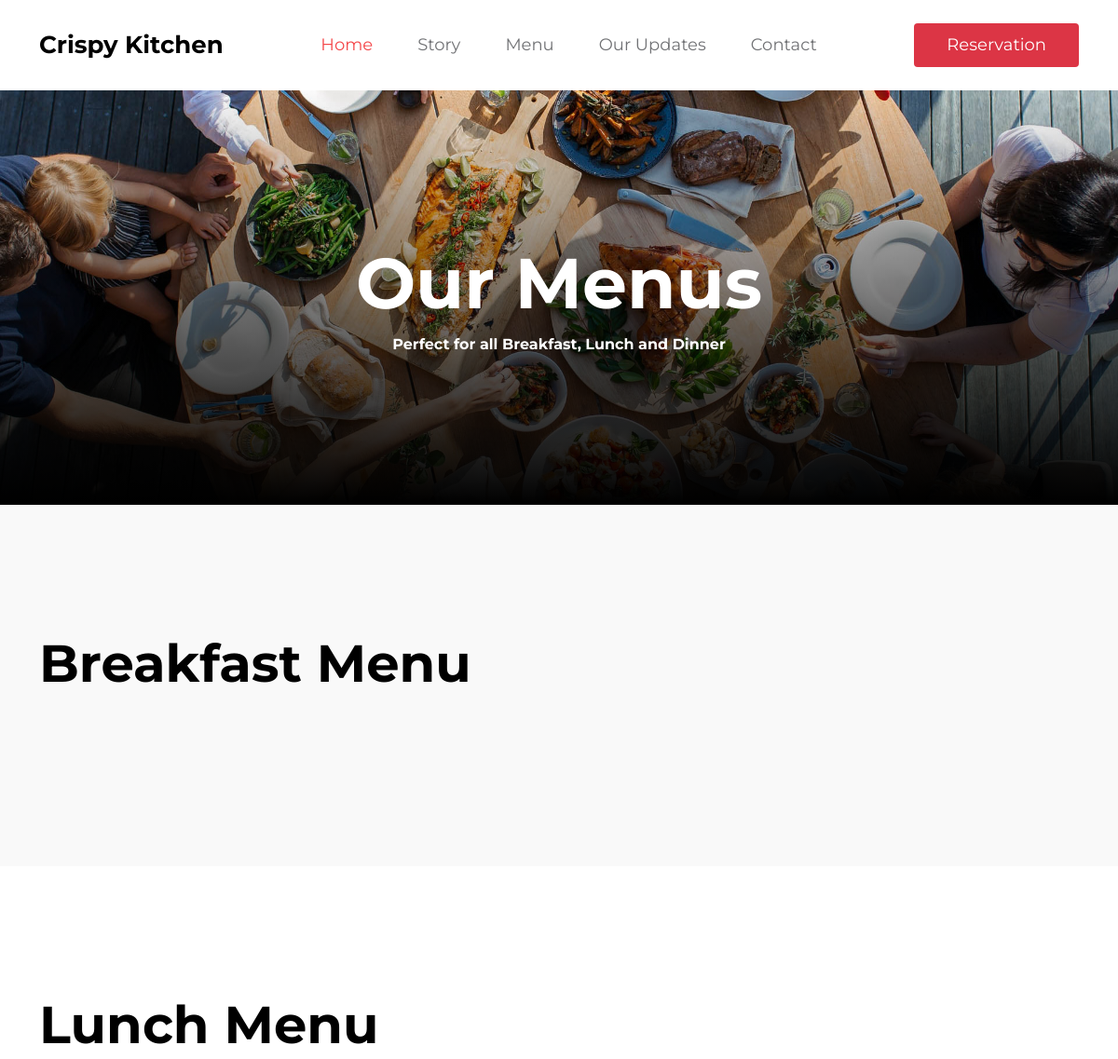
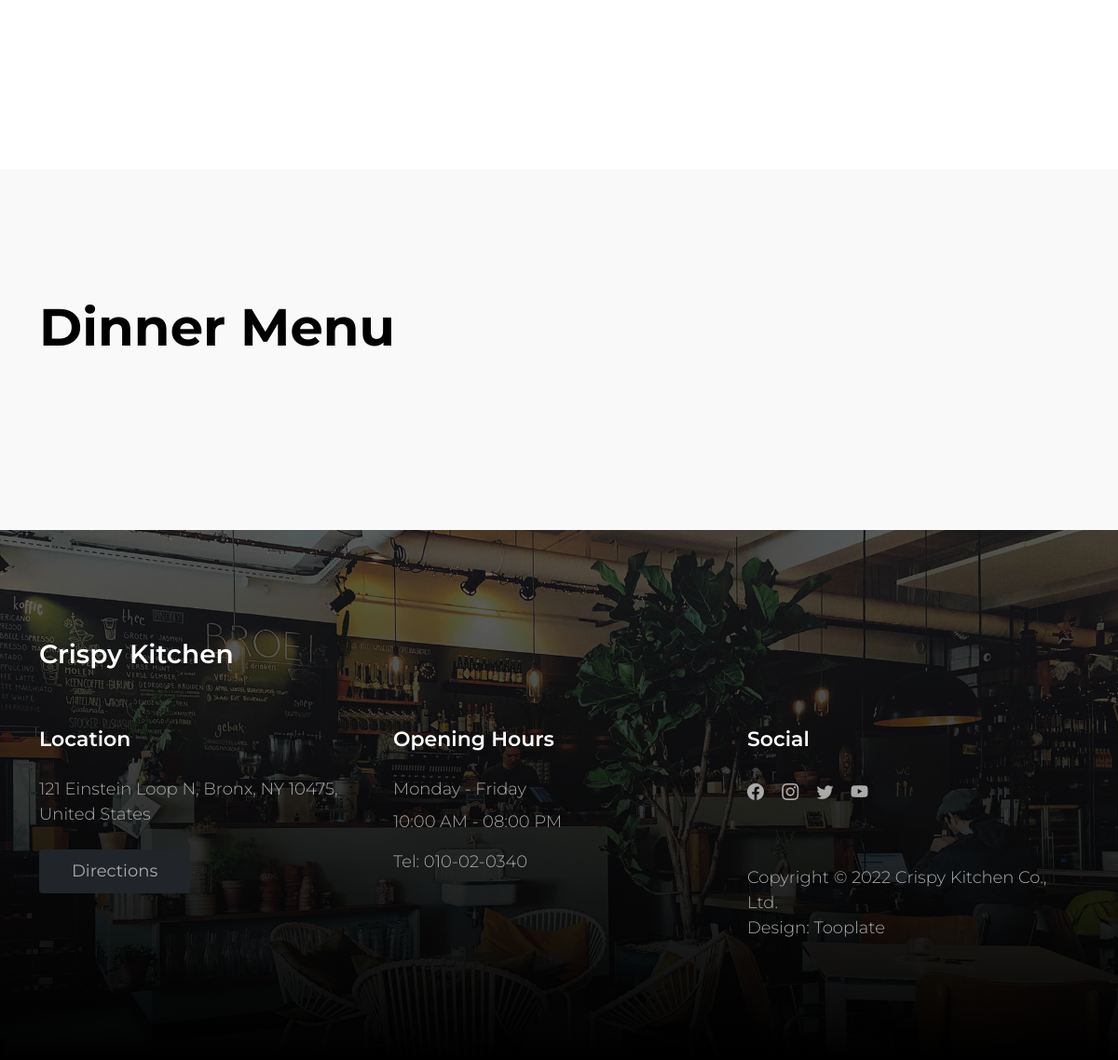
Before: /menu/ with the older database file (2 pictures, top to bottom).
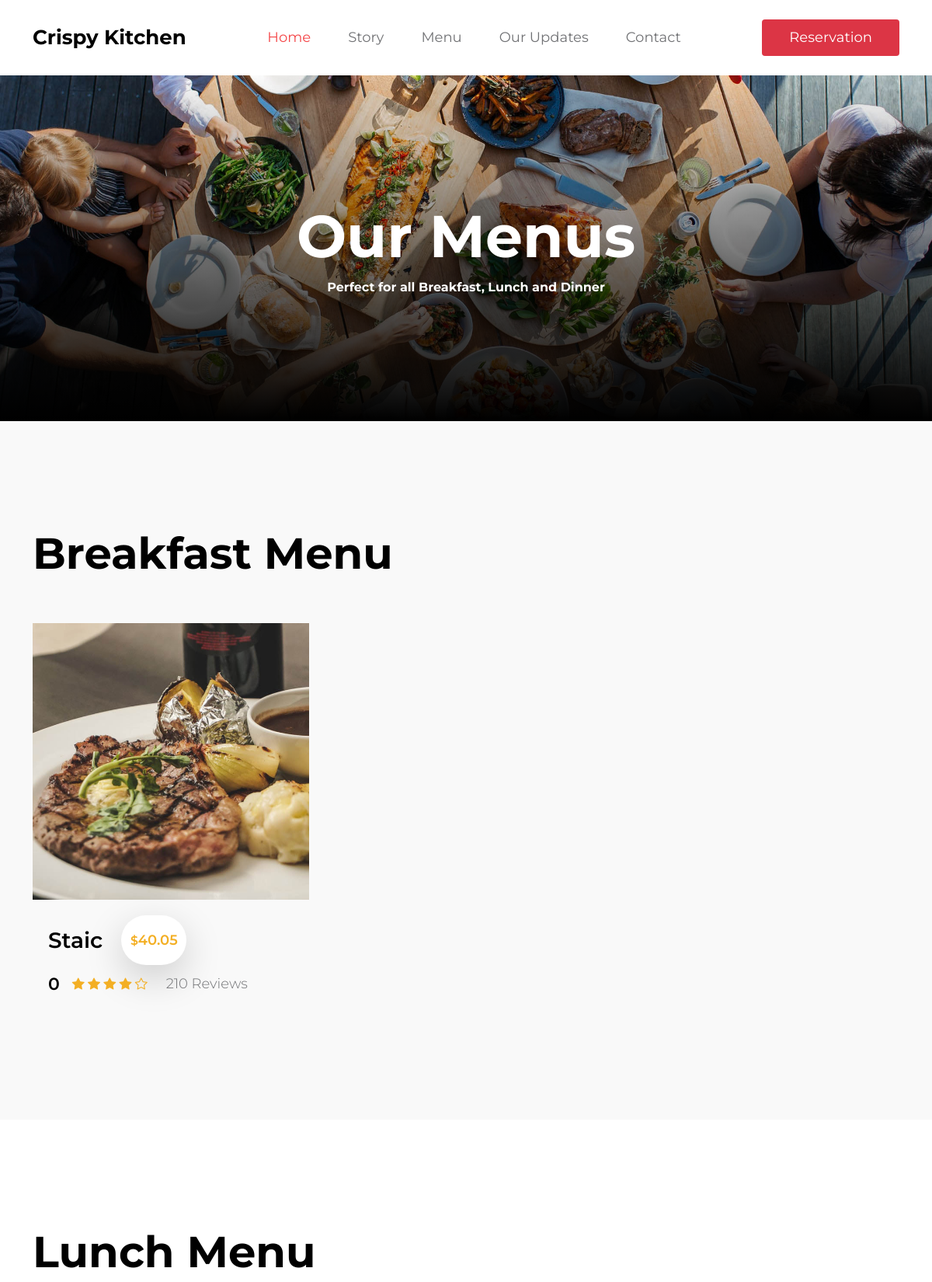
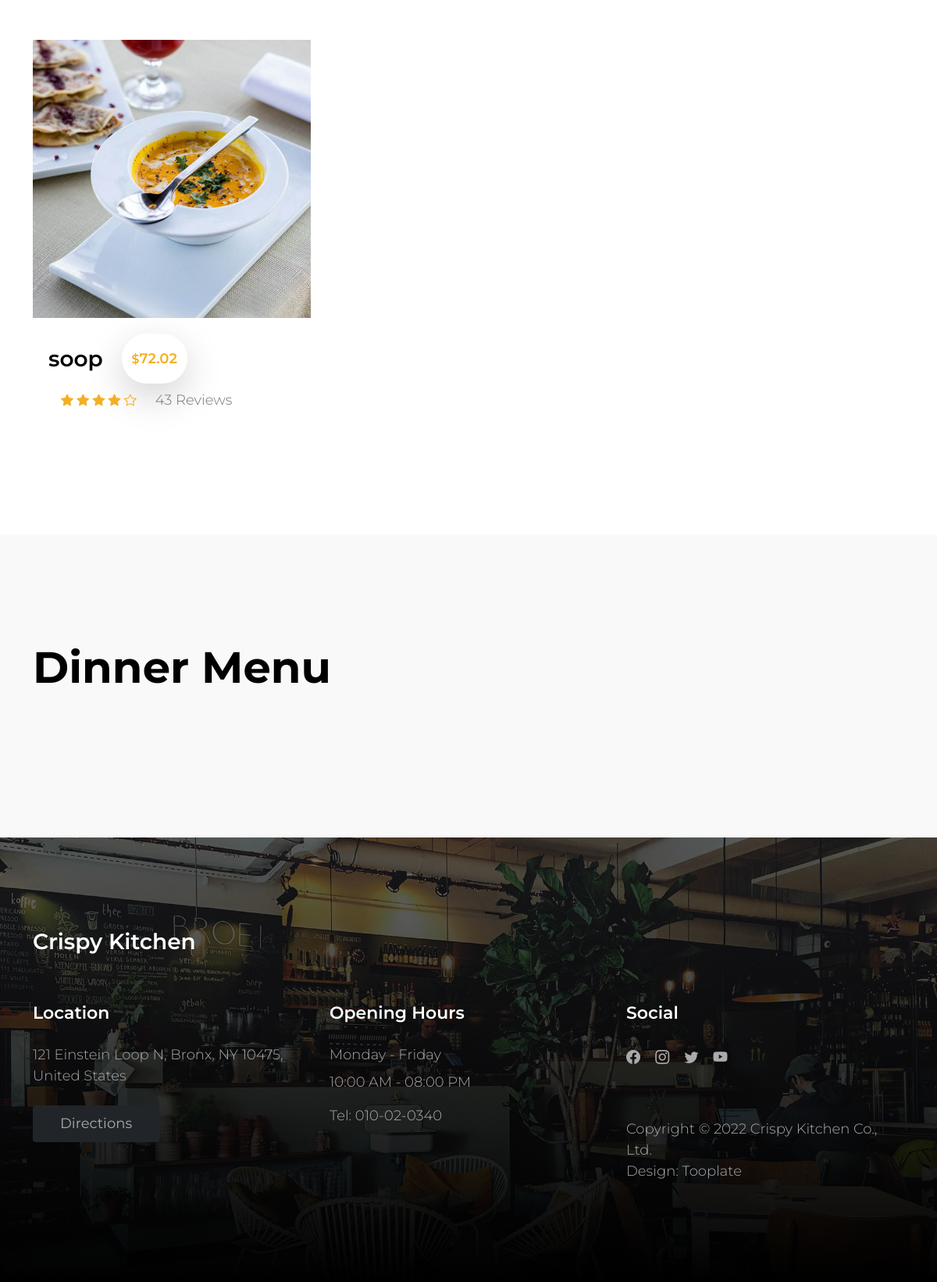
After: the same page with the newer database file (2 pictures, top to bottom).
### menu/models.py (models this page shows)
class Menu(models.Model):
    name = models.CharField(max_length=100)
    original_price = models.DecimalField(max_digits=10, decimal_places=2)
    discount_price = models.DecimalField(max_digits=10, decimal_places=2, null=True, blank=True)
    views = models.IntegerField(default=0)
    category = models.ForeignKey(Category, on_delete=models.CASCADE)
    image = models.ImageField(upload_to='menu/')
    active = models.BooleanField(default=True, null=True, blank=True)
    def average_rating(self):
        ratings = self.ratings.all()
        if ratings.exists():
            return round(sum(r.value for r in ratings) / ratings.count(), 1)
        return 0

### menu/views.py (the view)
# urls.py: path('menu/', views.MenuView.as_view(), name='home'),
class MenuView(ListView):
    model = Menu
    template_name = 'menu/menu.html'
    context_object_name = 'food'

### menu/templates/menu/menu.html (shortened to what this page needs)
{% extends 'base.html' %}
{% load static %}
{% block main %}
    <main>
        <header class="site-header site-menu-header">
            <div class="container">
                <div class="row">
                    <div class="col-lg-10 col-12 mx-auto">
                        <h1 class="text-white">Our Menus</h1>
                        <strong class="text-white">Perfect for all Breakfast, Lunch and Dinner</strong>
                    </div>
                </div>
            </div>
            <div class="overlay"></div>
        </header>
        <section class="menu section-padding">
            <div class="container">
                <div class="row">
                    <div class="col-12">
                        <h2 class="mb-lg-5 mb-4">Breakfast Menu</h2>
                    </div>
                    {% for item in food %}
                        {% if item.category.name == 'Breakfast' %}
                            <div class="col-lg-4 col-md-6 col-12">
                                <div class="menu-thumb">
                                    <img src="{{ item.image.url }}"
                                         class="img-fluid menu-image" alt="image food">
                                    <div class="menu-info d-flex flex-wrap align-items-center">
                                        <h4 class="mb-0">{{ item.name }}</h4>
                                        {% if item.original_price %}
                                            <span class="price-tag bg-white shadow-lg ms-4"><small>$</small>{{ item.original_price }}</span>
                                        {% elif item.discount_price %}
                                            <span class="price-tag bg-white shadow-lg ms-4"><small>$</small>{{ item.original_price }}</span>
                                            <del class="ms-4"><small>$</small>{{ item.discount_price }}</del>
                                        {% endif %}
                                        <div class="d-flex flex-wrap align-items-center w-100 mt-2">
                                            <h6 class="reviews-text mb-0 me-3">{{ item.average_rating }}</h6>
                                            <div class="reviews-stars">
                                                <i class="bi-star-fill reviews-icon"></i>
                                                <i class="bi-star-fill reviews-icon"></i>
                                                <i class="bi-star-fill reviews-icon"></i>
                                                <i class="bi-star-fill reviews-icon"></i>
                                                <i class="bi-star reviews-icon"></i>
                                            </div>
                                            <p class="reviews-text mb-0 ms-4">{{ item.views }} Reviews</p>
                                        </div>
                                    </div>
                                </div>
                            </div>
                        {% endif %}
                    {% endfor %}
                </div>
            </div>
        </section>
        <section class="menu section-padding bg-white">
            <div class="container">
                <div class="row">
                    <div class="col-12">
                        <h2 class="mb-lg-5 mb-4">Lunch Menu</h2>
                    </div>
                    {% for item in food %}
                        {% if item.category.name == 'Lunch' %}
                            <div class="col-lg-4 col-md-6 col-12">
                                <div class="menu-thumb">
                                    <img src="{{ item.image.url }}"
                                         class="img-fluid menu-image" alt="image food">
                                    <div class="menu-info d-flex flex-wrap align-items-center">
                                        <h4 class="mb-0">{{ item.name }}</h4>
                                        {% if item.original_price %}
                                            <span class="price-tag bg-white shadow-lg ms-4"><small>$</small>{{ item.original_price }}</span>
                                        {% elif item.discount_price %}
                                            <span class="price-tag bg-white shadow-lg ms-4"><small>$</small>{{ item.original_price }}</span>
                                            <del class="ms-4"><small>$</small>{{ item.discount_price }}</del>
                                        {% endif %}
                                        <div class="d-flex flex-wrap align-items-center w-100 mt-2">
                                            <div class="reviews-stars">
                                                <i class="bi-star-fill reviews-icon"></i>
                                                <i class="bi-star-fill reviews-icon"></i>
                                                <i class="bi-star-fill reviews-icon"></i>
                                                <i class="bi-star-fill reviews-icon"></i>
                                                <i class="bi-star reviews-icon"></i>
                                            </div>
                                            <p class="reviews-text mb-0 ms-4">{{ item.views }} Reviews</p>
                                        </div>
                                    </div>
                                </div>
                            </div>
                        {% endif %}
                    {% endfor %}
                </div>
            </div>
        </section>
        <section class="menu section-padding">
            <div class="container">
                <div class="row">
                    <div class="col-12">
                        <h2 class="mb-lg-5 mb-4">Dinner Menu</h2>
                    </div>
                </div>
            </div>
        </section>
    </main>
{% endblock %}

### templates/base.html (shortened to what this page needs)
{% load static %}
{% include 'include/heade.html' %}
<body>
{% include 'include/nave_address.html' %}
{% block main %}{% endblock %}
{% include 'include/footer.html' %}
</body>
</html>

### templates/include/heade.html (shortened to what this page needs)
{% load static %}
<!doctype html>
<html lang="en">
<head>
    <link href="{% static 'css/bootstrap.min.css' %}" rel="stylesheet">
    <link href="{% static 'css/bootstrap-icons.css' %}" rel="stylesheet">
    <link href="{% static 'css/tooplate-crispy-kitchen.css' %}" rel="stylesheet">
</head>

### templates/include/nave_address.html (shortened to what this page needs)
<nav class="navbar navbar-expand-lg bg-white shadow-lg">
    <div class="container">
        <a class="navbar-brand" href="{% url 'home' %}">
            Crispy Kitchen
        </a>
        <div class="collapse navbar-collapse" id="navbarNav">
            <ul class="navbar-nav mx-auto">
                <li class="nav-item">
                    <a class="nav-link active" href="{% url 'home' %}">Home</a>
                </li>
                <li class="nav-item">
                    <a class="nav-link" href="{% url "about" %}">Story</a>
                </li>
                <li class="nav-item">
                    <a class="nav-link" href="{% url 'menu:home' %}">Menu</a>
                </li>
                <li class="nav-item">
                    <a class="nav-link" href="{% url 'news' %}">Our Updates</a>
                </li>
                <li class="nav-item">
                    <a class="nav-link" href="{% url 'contact' %}">Contact</a>
                </li>
            </ul>
        </div>
        <div class="d-none d-lg-block">
            <button type="button" class="custom-btn btn btn-danger" data-bs-toggle="modal"
                    data-bs-target="#BookingModal">Reservation
            </button>
        </div>
    </div>
</nav>

### templates/include/footer.html
<footer class="site-footer section-padding">
    <div class="container">
        <div class="row">
            <div class="col-12">
                <h4 class="text-white mb-4 me-5">Crispy Kitchen</h4>
            </div>
            <div class="col-lg-4 col-md-7 col-xs-12 tooplate-mt30">
                <h6 class="text-white mb-lg-4 mb-3">Location</h6>
                <p>121 Einstein Loop N, Bronx, NY 10475, United States</p>
                <a href="https://goo.gl/maps/wZVGLA7q64uC1s886" class="custom-btn btn btn-dark mt-2">Directions</a>
            </div>
            <div class="col-lg-4 col-md-5 col-xs-12 tooplate-mt30">
                <h6 class="text-white mb-lg-4 mb-3">Opening Hours</h6>
                <p class="mb-2">Monday - Friday</p>
                <p>10:00 AM - 08:00 PM</p>
                <p>Tel: <a href="tel: 010-02-0340" class="tel-link">010-02-0340</a></p>
            </div>
            <div class="col-lg-4 col-md-6 col-xs-12 tooplate-mt30">
                <h6 class="text-white mb-lg-4 mb-3">Social</h6>
                <ul class="social-icon">
                    <li><a href="#" class="social-icon-link bi-facebook"></a></li>
                    <li><a href="#" class="social-icon-link bi-instagram"></a></li>
                    <li><a href="https://twitter.com/search?q=tooplate.com&src=typed_query&f=live" target="_blank"
                           class="social-icon-link bi-twitter"></a></li>
                    <li><a href="#" class="social-icon-link bi-youtube"></a></li>
                </ul>
                <p class="copyright-text tooplate-mt60">Copyright © 2022 Crispy Kitchen Co., Ltd.
                    <br>Design: <a rel="nofollow" href="https://www.tooplate.com/" target="_blank">Tooplate</a></p>
            </div>
        </div>
    </div>
</footer>

### static/css/tooplate-crispy-kitchen.css (style rules this page uses)
:root { --white-color: #FFFFFF; --primary-color: #f44749; --secondary-color: #f3af24; --section-bg-color: #F9F9F9; --dark-color: #000000; --title-color: #565758; --news-title-color: #292828; --p-color: #717275; --border-color: #eaeaea; --border-radius-default: .25rem; --body-font-family: 'Montserrat', sans-serif; --h1-font-size: 76px; --h2-font-size: 56px; --h3-font-size: 42px; --h4-font-size: 28px; --h5-font-size: 26px; --h6-font-size: 22px; --p-font-size: 18px; --menu-font-size: 18px; --category-font-size: 14px; --font-weight-light: 300; --font-weight-normal: 400; --font-weight-semibold: 600; --font-weight-bold: 700; }
body { background: var(--white-color); font-family: var(--body-font-family); position: relative; }
h2, h3, h4, h5, h6 { color: var(--dark-color); line-height: inherit; }
h1, h2, h3, h4, h5, h6 { font-weight: var(--font-weight-semibold); }
h1, h2 { font-weight: var(--font-weight-bold); }
h1 { font-size: var(--h1-font-size); line-height: normal; }
h2 { font-size: var(--h2-font-size); }
h4 { font-size: var(--h4-font-size); }
h6 { font-size: var(--h6-font-size); }
p, .list .list-item { color: var(--p-color); font-size: var(--p-font-size); font-weight: var(--font-weight-light); }
a, button { touch-action: manipulation; transition: all 0.3s; }
a { color: var(--secondary-color); text-decoration: none; }
.section-padding { padding-top: 8rem; padding-bottom: 8rem; }
b, strong { font-weight: var(--font-weight-bold); }
.custom-btn { border: 0; color: var(--white-color); font-size: var(--menu-font-size); padding: 10px 35px; }
.navbar { background: var(--white-color); padding-top: 20px; padding-bottom: 20px; }
.navbar-brand { color: var(--dark-color); font-size: var(--h5-font-size); font-weight: var(--font-weight-bold); margin-right: 0; }
.navbar-expand-lg .navbar-nav .nav-link { padding-right: 1.5rem; padding-left: 1.5rem; }
.navbar-expand-lg .nav-link { color: var(--p-color); font-weight: var(--font-weight-normal); font-size: var(--menu-font-size); padding-top: 15px; padding-bottom: 15px; }
.navbar-nav .nav-link.active, .nav-link:focus, .nav-link:hover { color: var(--primary-color); }
.site-header { background-repeat: no-repeat; background-position: center; background-size: cover; padding-top: 10rem; padding-bottom: 10rem; text-align: center; position: relative; }
.site-header .container { position: relative; z-index: 2; }
.site-menu-header { background-image: url('../images/header/luisa-brimble-aFzg83dvnAI-unsplash.jpg'); }
.overlay { background: linear-gradient(to top, var(--dark-color), transparent 100%); position: absolute; top: 0; right: 0; bottom: 0; left: 0; }
.price-tag { background: var(--white-color); border-radius: 100px; color: var(--secondary-color); font-size: var(--menu-font-size); font-weight: var(--font-weight-semibold); display: inline-block; width: 84px; height: 64px; line-height: 64px; text-align: center; }
.reviews-icon { color: var(--secondary-color); }
.menu, .about, .news, .related-news, .newsletter, .comments { background: var(--section-bg-color); }
.menu-thumb { position: relative; overflow: hidden; }
.menu-info { padding: 20px 20px 30px 20px; }
.menu-image { display: block; }
.site-footer { background-image: url('../images/daan-evers-tKN1WXrzQ3s-unsplash.jpg'); background-repeat: no-repeat; background-position: center; background-size: cover; padding-top: 7rem; padding-bottom: 7rem; position: relative; }
.site-footer::before { content: ""; background: linear-gradient(to top, var(--dark-color), transparent 200%); position: absolute; top: 0; right: 0; bottom: 0; left: 0; }
.site-footer .container { position: relative; }
.tooplate-mt30 { margin-top: 30px; }
.tooplate-mt60 { margin-top: 60px; }
.copyright-text { font-size: var(--menu-font-size); }
.tel-link { color: var(--p-color); }
.site-footer a { color: #AAA;; }
.site-footer p { color: #AAA; }
.social-icon { margin: 0; padding: 0; }
.social-icon li { list-style: none; display: inline-block; vertical-align: top; transition: all 0.3s; }
.social-icon-link { color: var(--p-color); font-size: var(--p-font-size); display: inline-block; vertical-align: top; margin-top: 4px; margin-bottom: 4px; margin-right: 15px; }

Changed rows visible on the page:
added Menu: image (picture), name "Staic", original_price "40.05", average_rating "0", views "210", shown under "Breakfast Menu"
added Menu: image (picture), name "soop", original_price "72.02", views "43", shown under "Lunch Menu"
